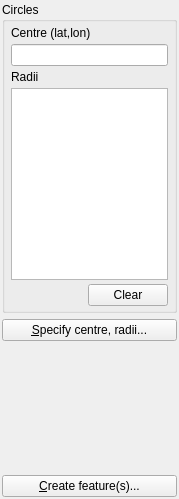
<?xml version="1.0" encoding="UTF-8"?>
<ui version="4.0">
 <class>SmallCircleWidget</class>
 <widget class="QWidget" name="SmallCircleWidget">
  <property name="geometry">
   <rect>
    <x>0</x>
    <y>0</y>
    <width>179</width>
    <height>499</height>
   </rect>
  </property>
  <property name="minimumSize">
   <size>
    <width>0</width>
    <height>0</height>
   </size>
  </property>
  <property name="windowTitle">
   <string>Form</string>
  </property>
  <layout class="QGridLayout" name="gridLayout">
   <property name="margin">
    <number>2</number>
   </property>
   <item row="0" column="0">
    <widget class="QGroupBox" name="groupbox_circles">
     <property name="minimumSize">
      <size>
       <width>0</width>
       <height>110</height>
      </size>
     </property>
     <property name="title">
      <string>Circles</string>
     </property>
     <layout class="QGridLayout" name="gridLayout_5">
      <property name="leftMargin">
       <number>6</number>
      </property>
      <property name="topMargin">
       <number>4</number>
      </property>
      <property name="rightMargin">
       <number>6</number>
      </property>
      <property name="bottomMargin">
       <number>4</number>
      </property>
      <property name="verticalSpacing">
       <number>4</number>
      </property>
      <item row="0" column="0">
       <widget class="QLabel" name="label">
        <property name="text">
         <string>Centre (lat,lon)</string>
        </property>
       </widget>
      </item>
      <item row="2" column="0">
       <widget class="QLabel" name="label_2">
        <property name="text">
         <string>Radii</string>
        </property>
       </widget>
      </item>
      <item row="3" column="0" colspan="2">
       <widget class="QTextEdit" name="textedit_radii">
        <property name="sizePolicy">
         <sizepolicy hsizetype="Expanding" vsizetype="Preferred">
          <horstretch>0</horstretch>
          <verstretch>0</verstretch>
         </sizepolicy>
        </property>
        <property name="readOnly">
         <bool>true</bool>
        </property>
       </widget>
      </item>
      <item row="1" column="0" colspan="2">
       <widget class="QLineEdit" name="lineedit_centre">
        <property name="readOnly">
         <bool>true</bool>
        </property>
       </widget>
      </item>
      <item row="4" column="0" colspan="2">
       <layout class="QHBoxLayout" name="horizontalLayout">
        <item>
         <spacer name="horizontalSpacer">
          <property name="orientation">
           <enum>Qt::Horizontal</enum>
          </property>
          <property name="sizeHint" stdset="0">
           <size>
            <width>40</width>
            <height>20</height>
           </size>
          </property>
         </spacer>
        </item>
        <item>
         <widget class="QPushButton" name="button_clear">
          <property name="text">
           <string>Clear</string>
          </property>
         </widget>
        </item>
       </layout>
      </item>
     </layout>
    </widget>
   </item>
   <item row="2" column="0">
    <widget class="QPushButton" name="button_specify">
     <property name="text">
      <string>&amp;Specify centre, radii...</string>
     </property>
    </widget>
   </item>
   <item row="3" column="0">
    <spacer name="verticalSpacer">
     <property name="orientation">
      <enum>Qt::Vertical</enum>
     </property>
     <property name="sizeHint" stdset="0">
      <size>
       <width>20</width>
       <height>40</height>
      </size>
     </property>
    </spacer>
   </item>
   <item row="4" column="0">
    <widget class="QPushButton" name="button_create_feature">
     <property name="text">
      <string>&amp;Create feature(s)...</string>
     </property>
    </widget>
   </item>
  </layout>
 </widget>
 <resources/>
 <connections>
  <connection>
   <sender>button_create_feature</sender>
   <signal>clicked()</signal>
   <receiver>SmallCircleWidget</receiver>
   <slot>handle_create_feature()</slot>
   <hints>
    <hint type="sourcelabel">
     <x>25</x>
     <y>544</y>
    </hint>
    <hint type="destinationlabel">
     <x>69</x>
     <y>509</y>
    </hint>
   </hints>
  </connection>
  <connection>
   <sender>button_clear</sender>
   <signal>clicked()</signal>
   <receiver>SmallCircleWidget</receiver>
   <slot>handle_clear()</slot>
   <hints>
    <hint type="sourcelabel">
     <x>144</x>
     <y>516</y>
    </hint>
    <hint type="destinationlabel">
     <x>173</x>
     <y>520</y>
    </hint>
   </hints>
  </connection>
 </connections>
 <slots>
  <slot>handle_canvas_toggled(bool)</slot>
  <slot>handle_widget_toggled(bool)</slot>
  <slot>handle_stage_pole_state_changed(int)</slot>
  <slot>handle_calculate_stage_pole()</slot>
  <slot>handle_single_toggled(bool)</slot>
  <slot>handle_multiple_toggled(bool)</slot>
  <slot>handle_create_feature()</slot>
  <slot>handle_preview()</slot>
  <slot>handle_clear()</slot>
 </slots>
</ui>
